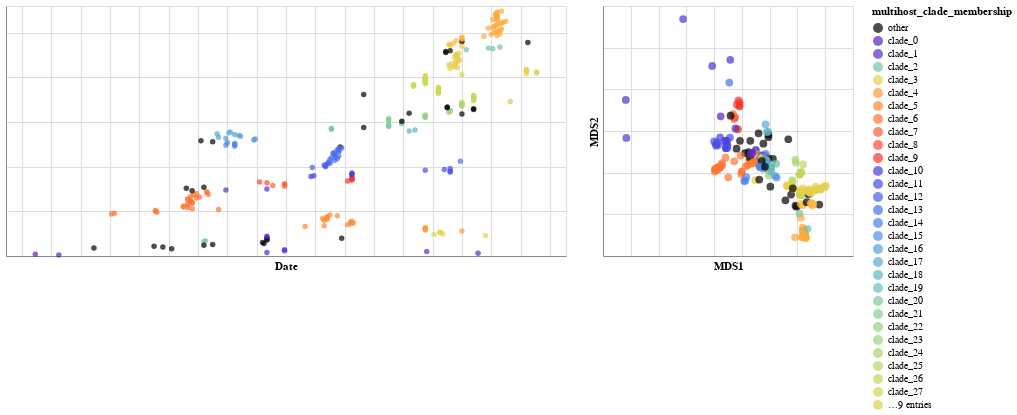

The code cell stored with this chart in its notebook:
### Code cell
chart_mds

### Figure 1 — Vega-Lite specification as saved in the notebook (floating-point values rounded to 4 significant figures; data arrays with more than 128 entries replaced by an {"elided": "..."} marker saying what was removed)
{"config": {"view": {"continuousWidth": 400, "continuousHeight": 300}}, "hconcat": [{"mark": "circle", "encoding": {"color": {"condition": {"type": "nominal", "field": "multihost_clade_membership", "scale": {"domain": ["other", "clade_0", "clade_1", "clade_2", "clade_3", "clade_4", "clade_5", "clade_6", "clade_7", "clade_8", "clade_9", "clade_10", "clade_11", "clade_12", "clade_13", "clade_14", "clade_15", "clade_16", "clade_17", "clade_18", "clade_19", "clade_20", "clade_21", "clade_22", "clade_23", "clade_24", "clade_25", "clade_26", "clade_27", "clade_28", "clade_29", "clade_30", "clade_31", "clade_32", "clade_33", "clade_34", "clade_35", "clade_36"], "range": ["#000000", "#5c22be", "#5330cd", "#71c4ac", "#e7cf4b", "#ff9a3c", "#ff8939", "#ff7535", "#ff6131", "#fd4b2c", "#f93529", "#4b3ddb", "#474ee3", "#4760e9", "#4971eb", "#4b82e9", "#4f92e5", "#549fdc", "#5aabd3", "#61b4c6", "#68bdba", "#7bca9d", "#86ce91", "#91d283", "#9dd478", "#aad66d", "#b6d764", "#c3d65c", "#cfd555", "#dcd34f", "#e7cf4b", "#f9c244", "#ffb642", "#ffaa3f", "#000000", "#5c22be", "#5330cd", "#71c4ac"]}, "selection": "selector008"}, "value": "gray"}, "tooltip": [{"type": "nominal", "field": "strain"}], "x": {"type": "quantitative", "axis": {"labels": false, "ticks": false}, "field": "date", "scale": {"domain": [2012.0, 2016.0]}, "title": "Date"}, "y": {"type": "quantitative", "axis": {"labels": false, "ticks": false}, "field": "y", "title": ""}}, "height": 250, "selection": {"selector008": {"type": "interval", "resolve": "global"}}, "width": 560}, {"mark": {"type": "circle", "size": 60}, "encoding": {"color": {"condition": {"type": "nominal", "field": "multihost_clade_membership", "scale": {"domain": ["other", "clade_0", "clade_1", "clade_2", "clade_3", "clade_4", "clade_5", "clade_6", "clade_7", "clade_8", "clade_9", "clade_10", "clade_11", "clade_12", "clade_13", "clade_14", "clade_15", "clade_16", "clade_17", "clade_18", "clade_19", "clade_20", "clade_21", "clade_22", "clade_23", "clade_24", "clade_25", "clade_26", "clade_27", "clade_28", "clade_29", "clade_30", "clade_31", "clade_32", "clade_33", "clade_34", "clade_35", "clade_36"], "range": ["#000000", "#5c22be", "#5330cd", "#71c4ac", "#e7cf4b", "#ff9a3c", "#ff8939", "#ff7535", "#ff6131", "#fd4b2c", "#f93529", "#4b3ddb", "#474ee3", "#4760e9", "#4971eb", "#4b82e9", "#4f92e5", "#549fdc", "#5aabd3", "#61b4c6", "#68bdba", "#7bca9d", "#86ce91", "#91d283", "#9dd478", "#aad66d", "#b6d764", "#c3d65c", "#cfd555", "#dcd34f", "#e7cf4b", "#f9c244", "#ffb642", "#ffaa3f", "#000000", "#5c22be", "#5330cd", "#71c4ac"]}, "selection": "selector008"}, "value": "gray"}, "tooltip": [{"type": "nominal", "field": "strain"}], "x": {"type": "quantitative", "axis": {"labels": false, "ticks": false}, "field": "mds1", "title": "MDS1"}, "y": {"type": "quantitative", "axis": {"labels": false, "ticks": false}, "field": "mds2", "title": "MDS2"}}, "height": 250, "selection": {"selector008": {"type": "interval", "resolve": "global"}}, "width": 250}], "data": {"name": "data-04b5d7b3407234f70e4e7d7bc9fe0311"}, "$schema": "https://vega.github.io/schema/vega-lite/v4.8.1.json", "datasets": {"data-04b5d7b3407234f70e4e7d7bc9fe0311": {"elided": "274 records"}}}
